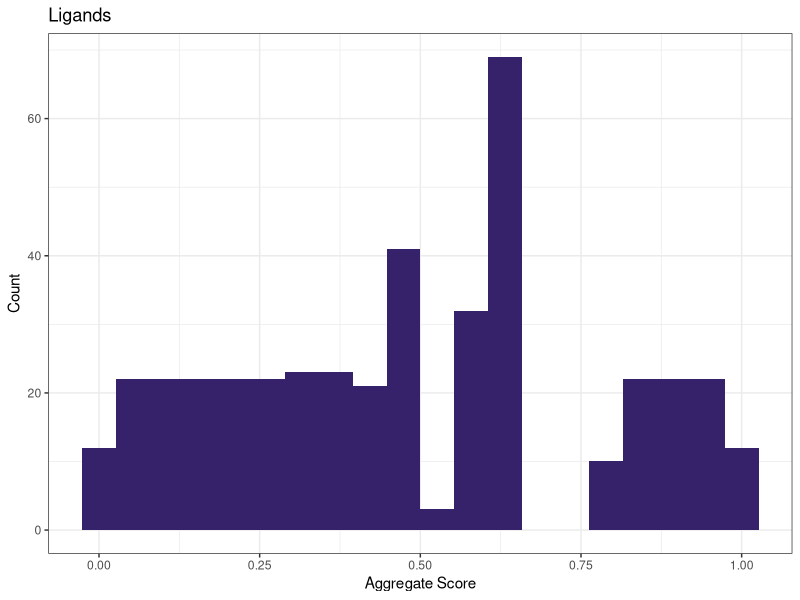
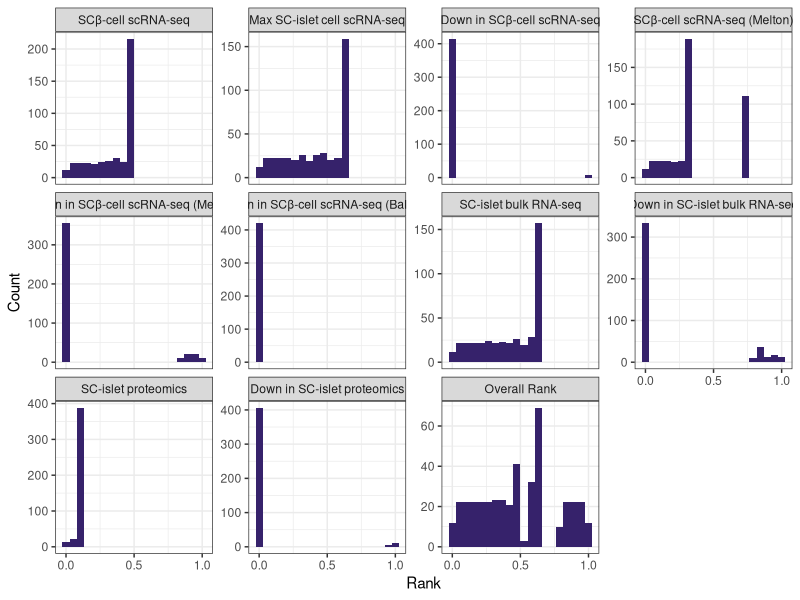
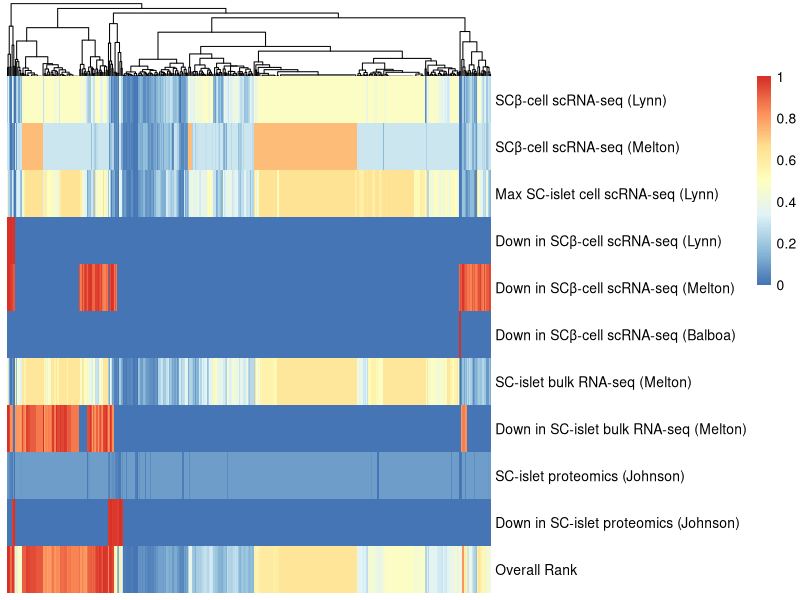
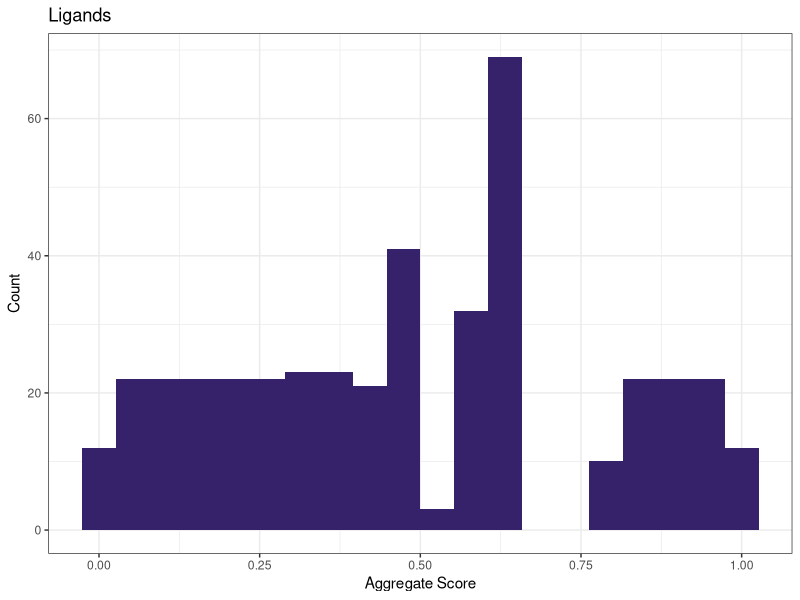
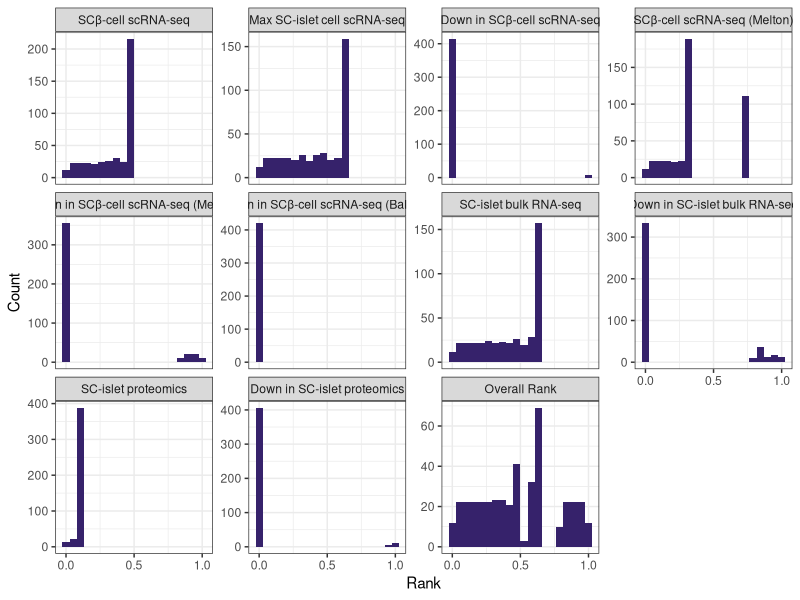

Write R code to recreate these figures, in order.
# scoring the 422 ligands based on aggregate rankings of all data of interest
# for now just use the ligands data, and later will add scoring 
# based on ligand-receptor interactions

library(tidyverse)
library(pheatmap)


############# load data ###############################


ligands_df <- (read.csv("ligand_receptor_lists/feb2022_new_lists/OmniPath/data/ligands_with_meltonbalboa.tsv", 
                          sep = "\t"))


############### prep data for scoring ############################



# replace NAs with 0 in proteomics so score function doesn't break
# we will use pooled sc proteomics to capture all proteins of interest
ligands_df$all_sc_proteomics_0 <- 
  lapply(ligands_df$all_sc_proteomics,
         replace_na, replace = 0)  
# the lapply changed the format of the new column to a list which caused problems
# so convert all back to dataframe
ligands_df <- as.data.frame(lapply(ligands_df, unlist))


############# prep proteomics differential abundance data ###########################


# this returns fold change values only for proteins downregulated in stemcell
# with a p value of less than 0.05
# so will score based on fold change
ligands_df <- ligands_df %>% 
  # Fold change < 1 indicates higher abundance in human islet  
  mutate(proteomics_down_in_sc = ifelse(stemcell_NDislet_proteomics_FC < 1
                                      , ifelse(stemcell_NDislet_proteomics_adj_p_value < 0.05,
                                               # return fold change for scoring
                                               stemcell_NDislet_proteomics_FC,
                                               NA), 
                                      NA))
# replace NAs with 1 in proteomics_up_in_sc score function doesn't break
ligands_df$proteomics_down_in_sc_0 <- 
  lapply(ligands_df$proteomics_down_in_sc,
         replace_na, replace = 1)  
# the lapply changed the format of the new column to a list which caused problems
# so convert all back to dataframe
ligands_df <- as.data.frame(lapply(ligands_df, unlist))





################ prep scRNAseq differential expression data #########################


# this returns fold change values only for proteins downregulated in stemcell
# with a p value of less than 0.05
# so will score based on fold change
# with minimum fold change of log2FC = 0.5 (41% change)
ligands_df <- ligands_df %>% 
  # Fold change < 0.5 indicates higher abundance in human beta cell  
  mutate(scRNA_down_in_eBC = ifelse(eBC_beta_scRNA_log2FC < -0.5
                                  , ifelse(eBC_beta_scRNA_adj_p_value < 0.05,
                                           # return fold change for scoring
                                           eBC_beta_scRNA_log2FC,
                                           NA), 
                                  NA))
# replace NAs with 0 in scRNA_down_in_eBC so score function doesn't break
ligands_df$scRNA_down_in_eBC <- 
  lapply(ligands_df$scRNA_down_in_eBC,
         replace_na, replace = 0)  
# the lapply changed the format of the new column to a list which caused problems
# so convert all back to dataframe
ligands_df <- as.data.frame(lapply(ligands_df, unlist))




################ prep bulk SC-islet RNA-seq melton data #########################

# replace NAs with 0 in sc_islet_bulk_rna so score function doesn't break
ligands_df$sc_islet_bulk_rna <- 
  lapply(ligands_df$sc_islet_bulk_rna,
         replace_na, replace = 0)  
# the lapply changed the format of the new column to a list which caused problems
# so convert all back to dataframe
ligands_df <- as.data.frame(lapply(ligands_df, unlist))




# prep SCislet_Hislet_bulkRNA_Melton_log2FC 

# this returns fold change values only for genes downregulated in SC-islets
# Fold change < 1 indicates lower expression in SC-islet
# and provides a good number of hits
# use comparison to just melton's own h-islet, not to lund
# b/c the comparison to lund produced discrepant data
ligands_df <- ligands_df %>% 
  mutate(bulkRNA_down_in_SCislet = ifelse(SCislet_Hislet_bulkRNA_Melton_log2FC < -1,
                                        # return fold change for scoring
                                        SCislet_Hislet_bulkRNA_Melton_log2FC,
                                        NA))
# replace NAs with 0 so score function doesn't break
ligands_df$bulkRNA_down_in_SCislet <- 
  lapply(ligands_df$bulkRNA_down_in_SCislet,
         replace_na, replace = 0)  
# the lapply changed the format of the new column to a list which caused problems
# so convert all back to dataframe
ligands_df <- as.data.frame(lapply(ligands_df, unlist))






########## prep melton 2019 scRNA expression & DE data ################

## prep expression data
# replace NAs with 0  so score function doesn't break
ligands_df$sc_beta_scRNA_Melton2019 <- 
  lapply(ligands_df$sc_beta_scRNA_Melton2019,
         replace_na, replace = 0)  
# the lapply changed the format of the new column to a list which caused problems
# so convert all back to dataframe
ligands_df <- as.data.frame(lapply(ligands_df, unlist))


## prep DE data
# this returns fold change values only for genes dowregulated in stemcell
# so will score based on fold change
ligands_df <- ligands_df %>% 
  # Fold change < 1 indicates higher abundance in human islet  
  mutate(scRNA_down_in_SCbeta_melton2019 = ifelse(SCbeta_Hbeta_scRNA_Melton2019_log2FC < -1,
                                                # return fold change for scoring
                                                SCbeta_Hbeta_scRNA_Melton2019_log2FC,
                                                NA))
# replace NAs with 0 in scRNA_up_in_eBC so score function doesn't break
ligands_df$scRNA_down_in_SCbeta_melton2019 <- 
  lapply(ligands_df$scRNA_down_in_SCbeta_melton2019,
         replace_na, replace = 0)  
# the lapply changed the format of the new column to a list which caused problems
# so convert all back to dataframe
ligands_df <- as.data.frame(lapply(ligands_df, unlist))



################### prep balboa 2022 scRNA DE data ##########################



# this returns fold change values only for proteins upregulated in stemcell
# with a p value of less than 0.05
# so will score based on fold change
# with minimum fold change of log2FC = 0.5 (41% change)
ligands_df <- ligands_df %>% 
  # Fold change < 0.5 indicates higher abundance in human beta cell  
  mutate(scRNA_down_in_SCbeta_balboa2022 = ifelse(SCbeta_Hbeta_scRNA_Balboa2022_log2FC < -0.5
                                                , ifelse(SCbeta_Hbeta_scRNA_Balboa2022_adj_p_value < 0.05,
                                                         # return fold change for scoring
                                                         SCbeta_Hbeta_scRNA_Balboa2022_log2FC,
                                                         NA), 
                                                NA))
# replace NAs with 0 in scRNA_up_in_eBC so score function doesn't break
ligands_df$scRNA_down_in_SCbeta_balboa2022 <- 
  lapply(ligands_df$scRNA_down_in_SCbeta_balboa2022,
         replace_na, replace = 0)  
# the lapply changed the format of the new column to a list which caused problems
# so convert all back to dataframe
ligands_df <- as.data.frame(lapply(ligands_df, unlist))






############################ scoring function ####################################### 

# percent_rank() assigns a highest score of 1 and lowest score of 0. 
# The benefit of using percent_rank() over min_rank() is that min rank
# would have a different highest score for our receptor & ligands list, 
# because we have 422 ligands and 349 receptors

ligand_scores <- ligands_df %>% 
  filter(keep_in_list %in% c("Yes", "TBD")) %>% 
  filter(consensus_score > 4) %>% 
  
  # create scores for sorted sc's cell populations
  mutate(sorted_eBCs_score = percent_rank(desc(sorted_eBCs)),
         sorted_immature_beta_score = percent_rank(desc(sorted_immature_beta)),
         sorted_ins_gfp_gcg_sst_score = percent_rank(desc(sorted_ins_gfp_gcg_sst)),
         sorted_ins_gfp_sst_score = percent_rank(desc(sorted_ins_gfp_sst)),
         sorted_pancreatic_proj_score = percent_rank(desc(sorted_pancreatic_proj))) %>% 
  
  # create scores for all unsorted sc's cell populations
  mutate(unsorted_immature_beta_score = percent_rank(desc(unsorted_immature_beta)),
         unsorted_ins_gfp_score = percent_rank(desc(unsorted_ins_gfp)),
         unsorted_ins_gfp_gcg_sst_score = percent_rank(desc(unsorted_ins_gfp_gcg_sst)),
         unsorted_pancreatic_proj_score = percent_rank(desc(unsorted_pancreatic_proj))) %>% 
  
  # create scores for stem cell proteomics
  mutate(all_sc_proteomics_score = percent_rank(desc(all_sc_proteomics_0))) %>% 
  
  ## create scores for proteomics differential abundance sc pooled vs ND islets
  mutate(proteomics_down_in_sc_score = percent_rank(desc(proteomics_down_in_sc_0))) %>% 
  
  # create scores for scRNA-seq differential expression eBCs vs human beta cells
  mutate(scRNA_down_in_eBC_score = percent_rank(desc(scRNA_down_in_eBC))) %>% 
  
  # create scores for SC-islet bulk RNA-seq melton data
  mutate(sc_islet_bulk_rna_score = percent_rank(desc(sc_islet_bulk_rna))) %>% 
  
  # create scores for SC-islet bulk RNAseq log2FC vs H-islet of melton
  mutate(bulkRNA_down_in_SCislet_score = percent_rank(desc(bulkRNA_down_in_SCislet))) %>% 
  
  # create score for SCbeta-cell melton2019 expression
  mutate(SCbeta_scRNA_melton2019_score = percent_rank(desc(sc_beta_scRNA_Melton2019))) %>% 
  
  # create score for SCbeta-cell differential expression in melton 2019
  mutate(scRNA_down_in_SCbeta_melton2019_score = percent_rank(desc(scRNA_down_in_SCbeta_melton2019))) %>% 
  
  # create score for SCbeta-cell differential expression in balboa 2022
  mutate(scRNA_down_in_SCbeta_balboa2022_score = percent_rank(desc(scRNA_down_in_SCbeta_balboa2022))) %>% 
  
  # create aggregate sorted scores
  rowwise() %>% 
  mutate(sorted_sc_mean_score = mean(c(sorted_eBCs_score,
                                       sorted_immature_beta_score,
                                       sorted_ins_gfp_gcg_sst_score,
                                       sorted_ins_gfp_sst_score,
                                       sorted_pancreatic_proj_score)),
         sorted_sc_max_score = max(c(sorted_eBCs_score,
                                     sorted_immature_beta_score,
                                     sorted_ins_gfp_gcg_sst_score,
                                     sorted_ins_gfp_sst_score,
                                     sorted_pancreatic_proj_score)),
         # create aggregate unsorted scores
         unsorted_sc_mean_score = mean(c(unsorted_immature_beta_score,
                                         unsorted_ins_gfp_score,
                                         unsorted_ins_gfp_gcg_sst_score,
                                         unsorted_pancreatic_proj_score)),
         unsorted_sc_max_score = max(c(unsorted_immature_beta_score,
                                       unsorted_ins_gfp_score,
                                       unsorted_ins_gfp_gcg_sst_score,
                                       unsorted_pancreatic_proj_score)),
         # create aggregate of sorted & unsorted scores
         combined_sc_max_score = max(c(sorted_sc_max_score,
                                       unsorted_sc_max_score)),
         
         # also create final aggregate score based on all data of interest
         aggregate_score = mean(c(sorted_eBCs_score,
                                  combined_sc_max_score,
                                  scRNA_down_in_eBC_score,
                                  SCbeta_scRNA_melton2019_score,
                                  scRNA_down_in_SCbeta_melton2019_score,
                                  scRNA_down_in_SCbeta_balboa2022_score,
                                  sc_islet_bulk_rna_score,
                                  bulkRNA_down_in_SCislet_score,
                                  all_sc_proteomics_score,
                                  proteomics_down_in_sc_score))) %>% 
  
  ungroup() %>% 
  
  # rerank combined_sc_max_score & aggregate_score to rescale the data
  mutate(combined_sc_max_score = percent_rank(combined_sc_max_score),
         aggregate_score= percent_rank(aggregate_score)) %>% 
  
  dplyr::select(hgnc_symbol,
                sorted_eBCs_score,
                sorted_sc_mean_score,
                unsorted_sc_mean_score,
                sorted_sc_max_score,
                unsorted_sc_max_score,
                combined_sc_max_score,
                scRNA_down_in_eBC_score,
                SCbeta_scRNA_melton2019_score,
                scRNA_down_in_SCbeta_melton2019_score,
                scRNA_down_in_SCbeta_balboa2022_score,
                sc_islet_bulk_rna_score,
                bulkRNA_down_in_SCislet_score,
                all_sc_proteomics_score,
                proteomics_down_in_sc_score,
                aggregate_score)




############## histogram of aggregate scores ########################


# just aggregate score
ligand_scores %>% 
  ggplot(aes(x = aggregate_score)) +
  geom_histogram(bins = 20,
                 fill = "#36226B") +
  labs(x = "Aggregate Score",
       y = "Count") +
  ggtitle("Ligands") +
  theme_bw()

# save the plot
ggsave("ligand_receptor_lists/feb2022_new_lists/OmniPath/figures/ligand_scores/ligand_scores_histo.JPG",
       device = "jpg",
       width = 1500,
       height = 1500,
       units = "px",
       scale = 0.8)




## histogram of all scores facet wrapped
ligand_scores_longer <- ligand_scores %>%
  dplyr::select(hgnc_symbol,
                sorted_eBCs_score,
                combined_sc_max_score,
                scRNA_down_in_eBC_score,
                SCbeta_scRNA_melton2019_score,
                scRNA_down_in_SCbeta_melton2019_score,
                scRNA_down_in_SCbeta_balboa2022_score,
                sc_islet_bulk_rna_score,
                bulkRNA_down_in_SCislet_score,
                all_sc_proteomics_score,
                proteomics_down_in_sc_score,
                aggregate_score) %>% 
  pivot_longer(cols = c(sorted_eBCs_score,
                        combined_sc_max_score,
                        scRNA_down_in_eBC_score,
                        SCbeta_scRNA_melton2019_score,
                        scRNA_down_in_SCbeta_melton2019_score,
                        scRNA_down_in_SCbeta_balboa2022_score,
                        sc_islet_bulk_rna_score,
                        bulkRNA_down_in_SCislet_score,
                        all_sc_proteomics_score,
                        proteomics_down_in_sc_score,
                        aggregate_score)) 

# reorder the name factor to change order of plots in the facet wrap
# and add labels for the facet labels on the plot
ligand_scores_longer$name<- factor(ligand_scores_longer$name, 
                                      levels = c("sorted_eBCs_score",
                                                 "combined_sc_max_score",
                                                 "scRNA_down_in_eBC_score",
                                                 "SCbeta_scRNA_melton2019_score",
                                                 "scRNA_down_in_SCbeta_melton2019_score",
                                                 "scRNA_down_in_SCbeta_balboa2022_score",
                                                 "sc_islet_bulk_rna_score",
                                                 "bulkRNA_down_in_SCislet_score",
                                                 "all_sc_proteomics_score",
                                                 "proteomics_down_in_sc_score",
                                                 "aggregate_score"),
                                      labels = c("SCβ-cell scRNA-seq",
                                                 "Max SC-islet cell scRNA-seq",
                                                 "Down in SCβ-cell scRNA-seq",
                                                 "SCβ-cell scRNA-seq (Melton)",
                                                 "Down in SCβ-cell scRNA-seq (Melton)",
                                                 "Down in SCβ-cell scRNA-seq (Balboa)",
                                                 "SC-islet bulk RNA-seq",
                                                 "Down in SC-islet bulk RNA-seq",
                                                 "SC-islet proteomics",
                                                 "Down in SC-islet proteomics",
                                                 "Overall Rank"))

ligand_scores_longer %>% 
  ggplot(aes(x = value)) +
  facet_wrap(~ name,
             scales = "free_y") +
  geom_histogram(bins = 20,
                 fill = "#36226B") +
  scale_x_continuous(breaks = c(0,0.5,1)) +
  labs(x = "Rank",
       y = "Count") +
  theme_bw()


# save the plot
ggsave("ligand_receptor_lists/feb2022_new_lists/OmniPath/figures/ligand_scores/ligand_scores_histo_facet_3.JPG",
       device = "jpg",
       width = 3800,
       height = 1500,
       units = "px",
       scale = 0.8)




################# pheatmap with flipped x and y axes ###################

ligand_scores_flip_rowname <- column_to_rownames(as.data.frame(ligand_scores), 
                                                    var = "hgnc_symbol") %>% 
  dplyr::select(sorted_eBCs_score,
                SCbeta_scRNA_melton2019_score,
                combined_sc_max_score,
                scRNA_down_in_eBC_score,
                scRNA_down_in_SCbeta_melton2019_score,
                scRNA_down_in_SCbeta_balboa2022_score,
                sc_islet_bulk_rna_score,
                bulkRNA_down_in_SCislet_score,
                all_sc_proteomics_score,
                proteomics_down_in_sc_score,
                aggregate_score) %>%
  arrange(desc(aggregate_score)) %>% 
  #head(50) %>% 
  t()


# heatmap of scores
ligand_scores_flip_rowname %>% 
  pheatmap(labels_row = c("SCβ-cell scRNA-seq (Lynn)",
                          "SCβ-cell scRNA-seq (Melton)",
                          "Max SC-islet cell scRNA-seq (Lynn)",
                          "Down in SCβ-cell scRNA-seq (Lynn)",
                          "Down in SCβ-cell scRNA-seq (Melton)",
                          "Down in SCβ-cell scRNA-seq (Balboa)",
                          "SC-islet bulk RNA-seq (Melton)",
                          "Down in SC-islet bulk RNA-seq (Melton)",
                          "SC-islet proteomics (Johnson)",
                          "Down in SC-islet proteomics (Johnson)",
                          "Overall Rank"),
           cluster_rows = FALSE,
           cluster_cols = TRUE,
           show_rownames = TRUE,
           show_colnames = FALSE,
           fontsize_col = 9,
           fontsize_row = 10,
           angle_col = 90)


########### save table ######################################

# save new datatables
ligand_scores %>% 
  dplyr::select(hgnc_symbol,
                sorted_eBCs_score,
                SCbeta_scRNA_melton2019_score,
                combined_sc_max_score,
                scRNA_down_in_eBC_score,
                scRNA_down_in_SCbeta_melton2019_score,
                scRNA_down_in_SCbeta_balboa2022_score,
                sc_islet_bulk_rna_score,
                bulkRNA_down_in_SCislet_score,
                all_sc_proteomics_score,
                proteomics_down_in_sc_score,
                aggregate_score) %>%
  arrange(desc(aggregate_score)) %>% 
  write_tsv("ligand_receptor_lists/feb2022_new_lists/OmniPath/data/ligand_scores_3.tsv")












